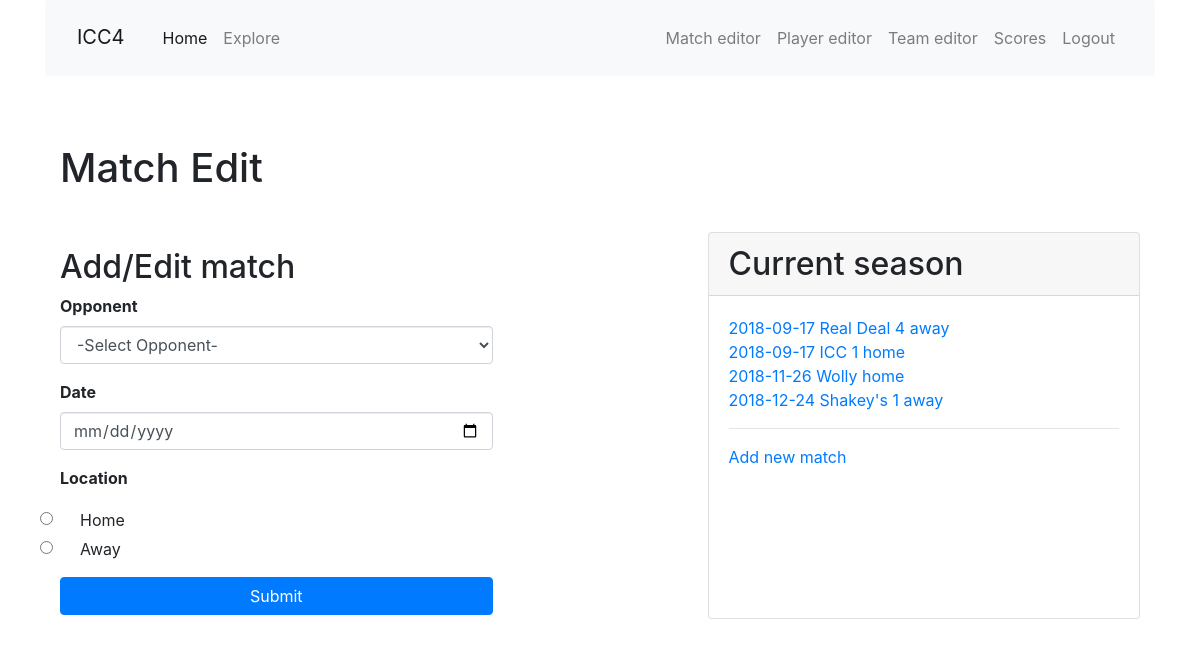
/match_edit, run on an earlier commit of the app's database.
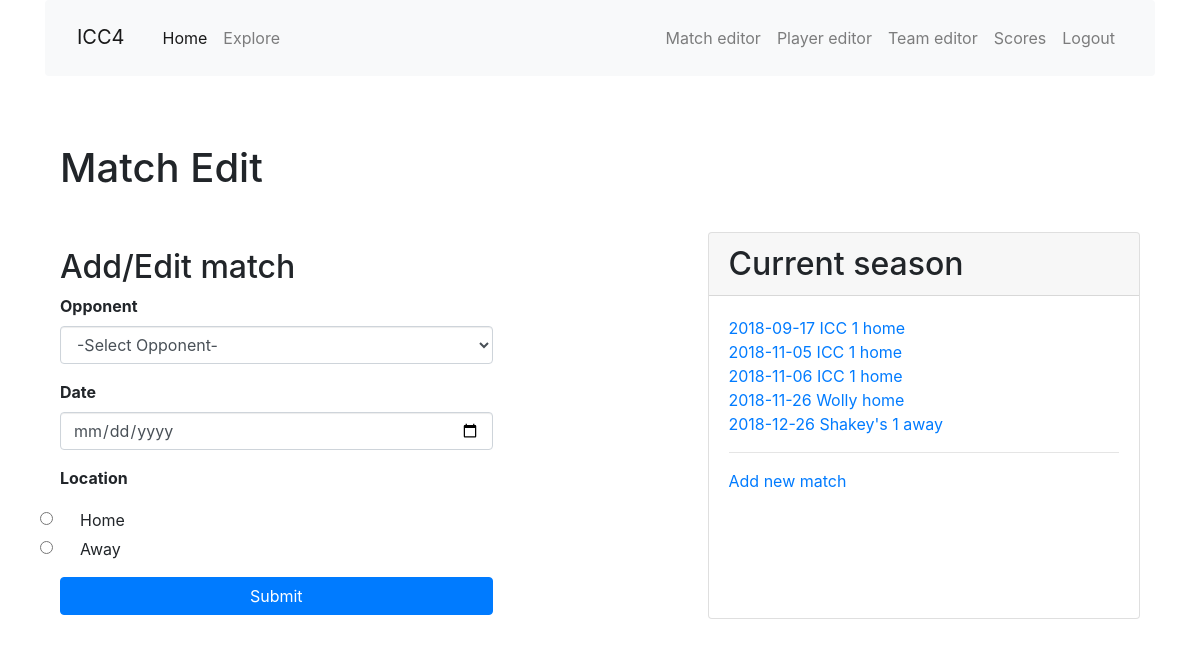
And on a later commit of the database.
### app/models.py (models this page shows, shortened)
class Match(db.Model):
    id = db.Column(db.Integer, primary_key=True)
    opponent_id = db.Column(db.Integer, db. ForeignKey('team.id'))
    opponent = db.relationship('Team', back_populates='matches')
    date = db.Column(db.Date, index=True, default=date.today())
    location = db.Column(db.String(64))
    home_away = db.Column(db.String(32), index=True)
    games = db.relationship('Game', back_populates='match', lazy='dynamic')
    team_score = db.Column(db.Integer, index=True)
    opponent_score = db.Column(db.Integer, index=True)
    win = db.Column(db.Boolean, index=True, default=True)
    match_summary = db.Column(db.String(512))
    food = db.Column(db.String(128))

class Team(db.Model):
    id = db.Column(db.Integer, primary_key=True)
    name = db.Column(db.String(64), index=True, unique=True)
    home_location = db.Column(db.String(64), index=True)
    address = db.Column(db.String(128), index=True)
    matches = db.relationship('Match', back_populates='opponent', lazy='dynamic')

### app/main/routes.py (the view, shortened to what this page needs)
@bp.route('/match_edit',  methods=['GET', 'POST'], defaults={'id': None})
@bp.route('/match_edit/<id>',  methods=['GET', 'POST'])
def match_edit(id):
    match = Match.query.filter_by(id=id).first()
    form = EditMatchForm(match=match)
    all_teams = Team.query.order_by(Team.name).all()
    team_choices = [('', '-Select Opponent-')]+[(t.name,t.name) for t in all_teams]
    form.opponent.choices=team_choices
    all_matches = Match.query.order_by(Match.date).all()
    if  form.submit_delete.data and match is not None:
        db.session.delete(match)
        db.session.commit()
        flash('Match {} {} {} deleted!'.format(form.date.data, form.opponent.data, form.home_away.data), 'danger')
        return redirect(url_for('main.match_edit'))
    return render_template('edit_match.html', title='Match Editor',
        form=form, match=match, all_matches=all_matches)

### app/main/forms.py (shortened to what this page needs)
class EditMatchForm(FlaskForm):
    date = DateField('Date', format='%Y-%m-%d', validators=[DataRequired()])
    opponent = SelectField('Opponent', choices=[], validators=[DataRequired()])
    home_away = RadioField('Location', choices=[('home','Home'),('away','Away')], validators=[DataRequired()])
    submit_new = SubmitField('Submit')
    submit_edit = SubmitField('Edit Match')
    submit_delete = SubmitField('Delete Match')
    def __init__(self, match=None, *args, **kwargs):
        super().__init__(*args, **kwargs)
        print(match, match is not None)
        if match is not None:
            self.original_date = match.date
            self.original_opponent = match.opponent.name
            self.original_home_away = match.home_away
        else:
            self.original_date = None
            self.original_opponent = None
            self.original_home_away = None

### app/templates/edit_match.html (shortened to what this page needs)
{% extends "base.html" %}
{% import 'bootstrap/wtf.html' as wtf %}
{% block app_content %}
<div class="container">
  <h1>Match Edit</h1>
  <br>
  <div class="row">
    <div class="col-md-5 mt-4"><h2>Add/Edit match</h2>
      <form class="form" method="post" role="form">
        {{ wtf.form_field(form.opponent, placeholder="-Select Opponent-") }}
        {{ wtf.form_field(form.date, type="date") }}
        {{ wtf.form_field(form.home_away) }}
        {% if match %}
        <h4 class="text-center text-muted">{{ match.date }} {{ match.opponent.name }} {{ match.home_away }}</h4>
        {{ wtf.form_field(form.submit_edit, button_map={'submit_edit': 'info my-1 btn-block'}) }}
        {{ wtf.form_field(form.submit_delete, button_map={'submit_delete': 'danger my-1 btn-block'}) }}
        {% else %}
        {{ wtf.form_field(form.submit_new, button_map={'submit_new': 'primary my-1 btn-block'}) }}
        {% endif %}
      </form>
    </div>
    <div class="col-md-2"></div>
    <div class="col-md-5 mt-2 mx-auto">
      <div class="card h-100">
        <h2 class="card-header">Current season</h2>
        <div class="card-body">
          <ul class="list-unstyled">
          {% for m in all_matches %}
          <li><a href="{{ url_for('main.match_edit', id=m.id) }}">{{ m.date }} {{ m.opponent.name }} {{ m.home_away }} </a></li>
          {% endfor %}
          </ul>
          <hr>
          <a href="{{ url_for('main.match_edit') }}">Add new match</a>
        </div>
      </div>
    </div>
  </div>
</div>
{% endblock %}

What changed in the data, as far as the page shows it:
removed Match: date "2018-09-17", opponent.name "Real Deal 4", home_away "away"
added Match: date "2018-11-05", opponent.name "ICC 1", home_away "home"
added Match: date "2018-11-06", opponent.name "ICC 1", home_away "home"
changed Match "away": date "2018-12-24" → "2018-12-26"
